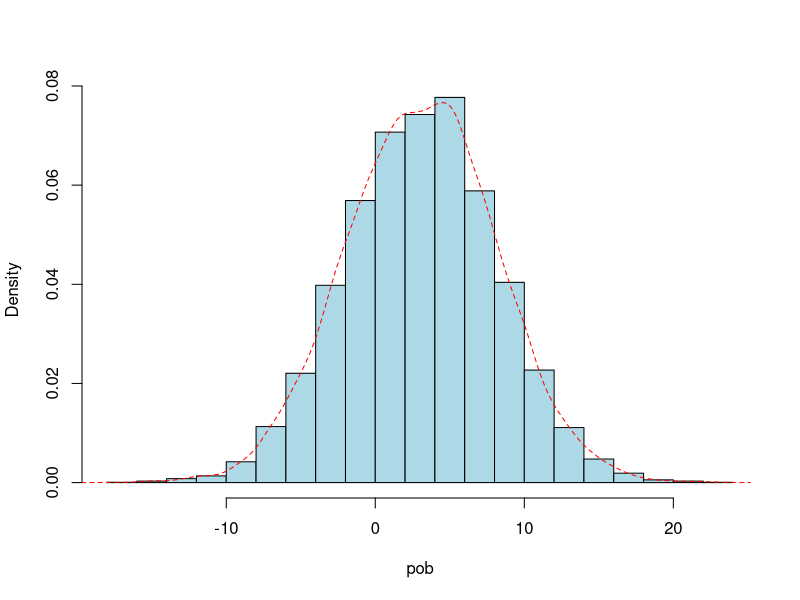
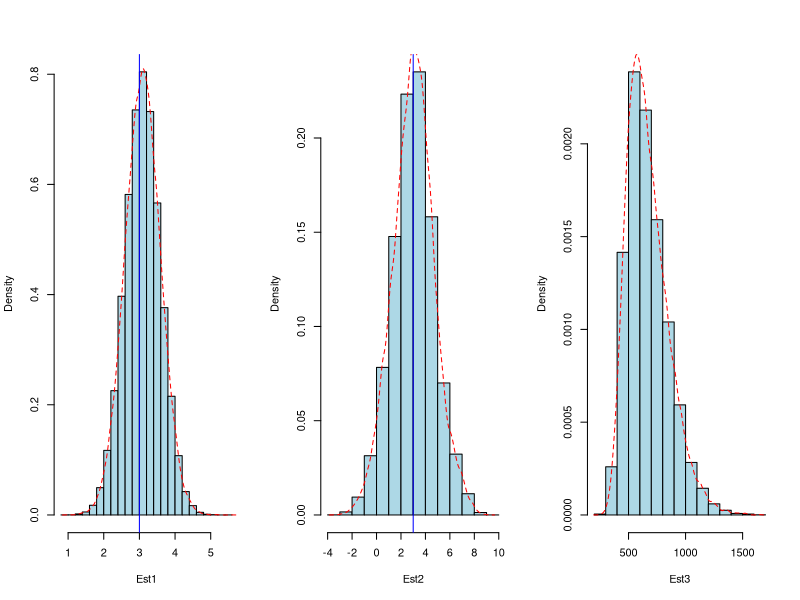
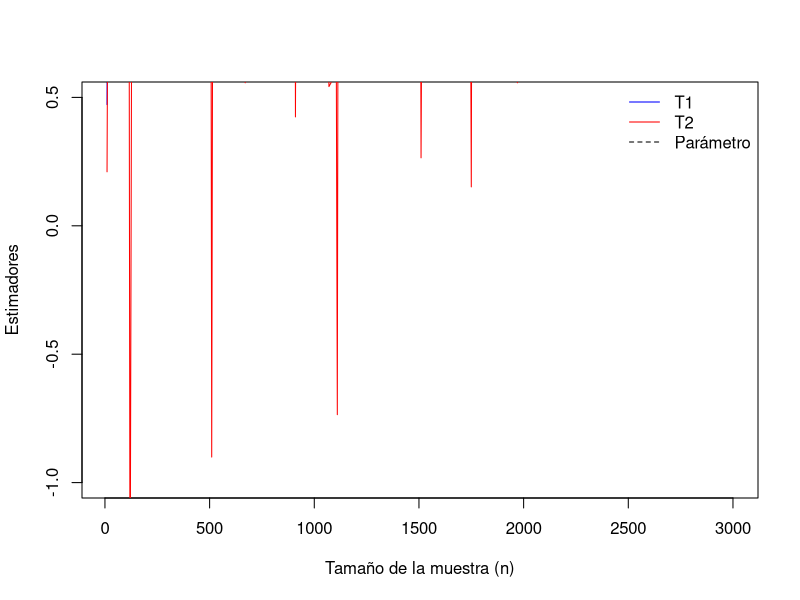
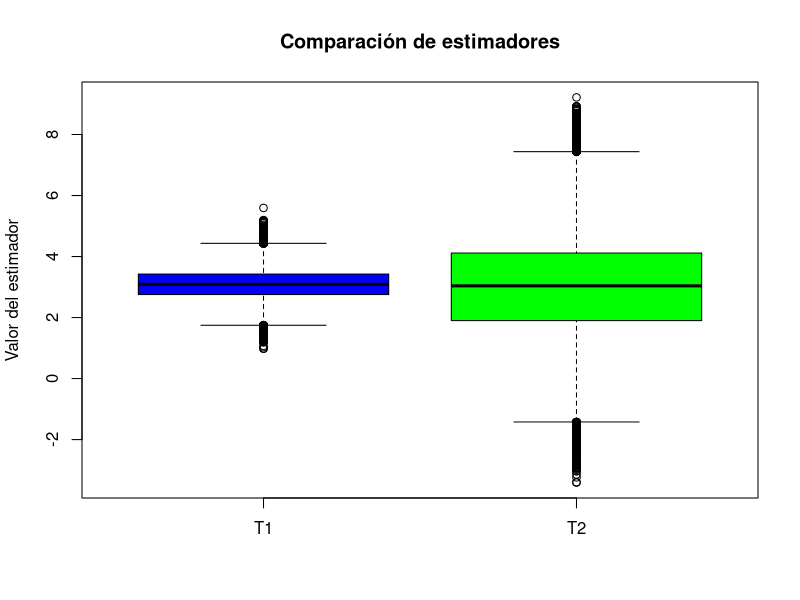
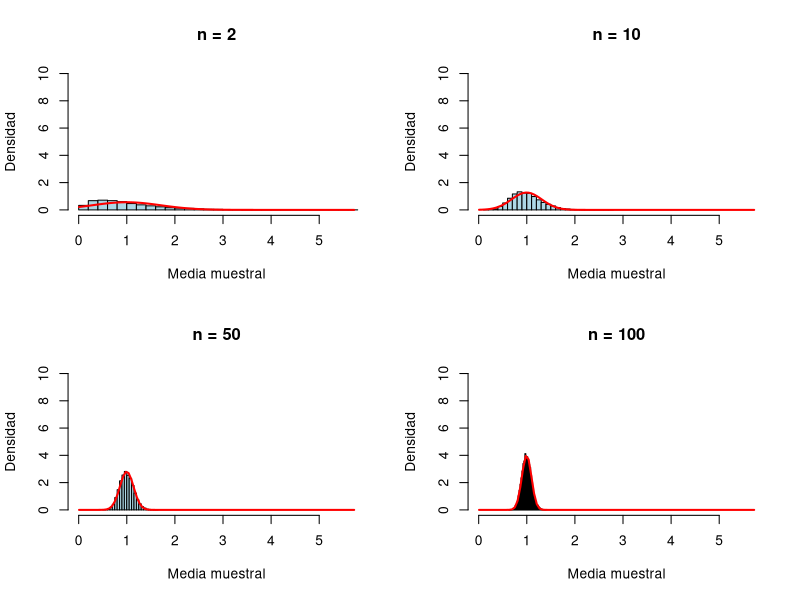

Generate these figures, in order, with R:
###############################################################################
# Clase: Estimadores y distribuciones muestrales
###############################################################################

### Simular una población
# Crear una población N=10000 que se distribuye normal(0,1)
N <- 10000
mu <- 3
pob <- rnorm(N, 3, 5)

set.seed(1234)
# Graficar el histograma de la población
hist(pob, col = "lightblue", main = "", freq = FALSE)
lines(density(pob), col = "red", lty = 2)

# Parámetro: Media
mu

# Generar muestras aletoria de tamaño n=5
B <- 100 # Cantidad de muestras
n <- 5 # Tamaño de la muestra
muestra <- matrix(NA, B, n)
prom.muestra <- 0
var.muestra <- 0


### Propuesta de estimadores###
T1 <- function(datos) {
  mean(datos)
}

T2 <- function(datos) {
  (max(datos) + min(datos)) / 2
}

T3 <- function(datos) {
  (max(datos) - min(datos))^2
}

################### Propiedad de sesgo################
# Generar muestras aletoria de tamaño n
B <- 100000 # Cantidad de muestras
n <- 100 # Tamaño de la muestra
muestra <- matrix(NA, B, n)
Est1 <- 0
Est2 <- 0
Est3 <- 0

for (i in 1:B) {
  muestra[i, ] <- sample(pob, n, replace = FALSE)
  Est1[i] <- T1(muestra[i, ])
  Est2[i] <- T2(muestra[i, ])
  Est3[i] <- T3(muestra[i, ])
}

par(mfrow = c(1, 3))

hist(Est1, col = "lightblue", main = "", freq = FALSE)
lines(density(Est1), col = "red", lty = 2)
abline(v = mu, col = "blue")
hist(Est2, col = "lightblue", main = "", freq = FALSE)
lines(density(Est2), col = "red", lty = 2)
abline(v = mu, col = "blue")
hist(Est3, col = "lightblue", main = "", freq = FALSE)
lines(density(Est3), col = "red", lty = 2)
abline(v = mu, col = "blue")

BT1 <- mean(Est1) - mu
BT2 <- mean(Est2) - mu
BT3 <- mean(Est3) - mu

ECMT1 <- var(Est1) + (BT1)^2
ECMT2 <- var(Est2) + (BT2)^2
ECMT3 <- var(Est3) + (BT3)^2
ECMT1
ECMT2
ECMT3

#### Propiedad de consistencia####
set.seed(123) #
sample_sizes <- seq(10, 3000, by = 10) # Tamaños de muestra
estimates1 <- numeric(length(sample_sizes)) # Para guardar los estimadores
estimates2 <- numeric(length(sample_sizes)) # Para guardar los estimadores

# Generar datos y calcular estimadores
for (i in seq_along(sample_sizes)) {
  sample <- sample(pob, sample_sizes[i], replace = FALSE)
  estimates1[i] <- T1(sample) # Media muestral como estimador
  estimates2[i] <- T2(sample) # Media muestral como estimador
}

par(mfrow = c(1, 1))
# Visualización de resultados
plot(sample_sizes, estimates1,
  type = "l", col = "blue",
  xlab = "Tamaño de la muestra (n)", ylab = "Estimadores",
  main = "", ylim = c(-1, 0.5)
)
lines(sample_sizes, estimates2, type = "l", col = "red")
abline(h = mu, col = "black", lty = 2) # Línea de la media poblacional
legend("topright",
  legend = c("T1", "T2", "Parámetro"),
  col = c("blue", "red", "black"), lty = c(1, 1, 2), bty = "n"
)

### Propiedad de Eficiencia###
# Visualización
boxplot(Est1, Est2,
  names = c("T1", "T2"),
  main = "Comparación de estimadores", ylab = "Valor del estimador",
  col = c("blue", "green")
)


### TLC####

# Configuración inicial
set.seed(123) # Para reproducibilidad
B <- 10000 # Número de muestras aleatorias
n_values <- c(2, 10, 50, 100) # Diferentes tamaños de muestra
poblacion <- rexp(100000, rate = 1) # Población: distribución exponencial (no normal)

# Función para simular el TLC
simulate_tlc <- function(n, B, poblacion) {
  medias <- numeric(B) # Almacenar medias muestrales
  for (i in 1:B) {
    muestra <- sample(poblacion, n, replace = TRUE) # Tomar muestra aleatoria
    medias[i] <- mean(muestra) # Calcular media muestral
  }
  return(medias)
}

# Simular medias muestrales para obtener límites comunes
all_medias <- lapply(n_values, simulate_tlc, B = B, poblacion = poblacion)
xlim_range <- range(unlist(all_medias)) # Rango común en el eje X
ylim_range <- c(0, 10) # Fijar rango común en el eje Y para densidades

# Graficar con la misma escala en todos los histogramas
par(mfrow = c(2, 2)) # Configurar el espacio gráfico
for (i in seq_along(n_values)) {
  hist(all_medias[[i]],
    breaks = 30, probability = TRUE, col = "lightblue",
    main = paste("n =", n_values[i]), xlab = "Media muestral",
    ylab = "Densidad", xlim = xlim_range, ylim = ylim_range
  )
  curve(dnorm(x, mean = mean(all_medias[[i]]), sd = sd(all_medias[[i]])),
    col = "red", lwd = 2, add = TRUE
  )
}

# Restaurar gráficos a uno solo
par(mfrow = c(1, 1))
